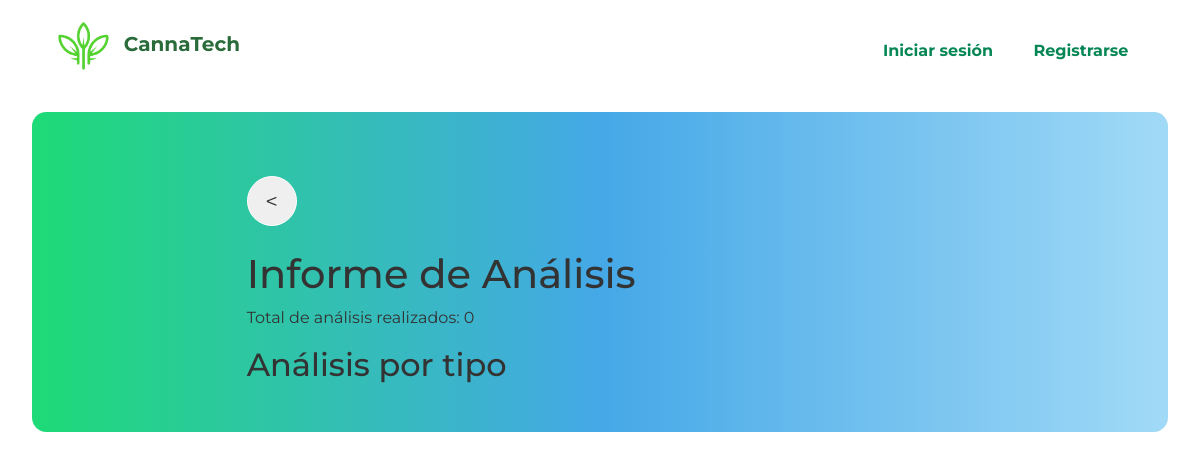
Page /ver-informes/ on the earlier database version.
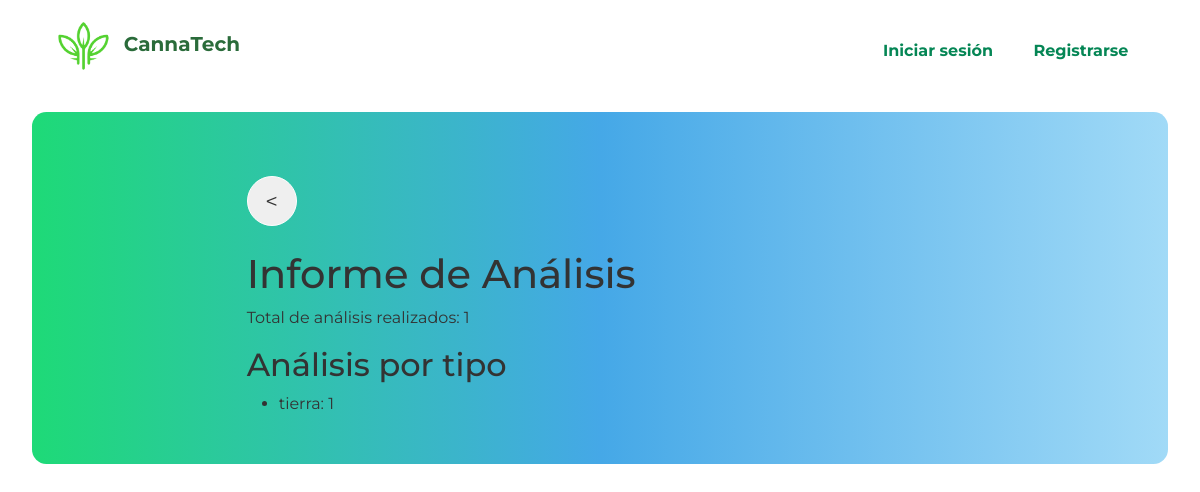
Same page on the later database version.
### core/models.py (models this page shows, shortened)
class TipoAnalisis(models.Model):
    nombre = models.CharField(max_length=100)
    descripcion = models.TextField()
    metodo = models.CharField(max_length=100)

### core/views.py (the view)
# urls.py: path('ver-informes/', views.ver_informes, name='ver_informes'),
def ver_informes(request):
    resultados = ResultadoAnalisis.objects.all()
    analisis_por_tipo = resultados.values('analisis_programado__tipo_analisis__nombre').annotate(conteo=Count('id'))
    informe_datos = {
        'total_analisis': resultados.count(),
        'analisis_por_tipo': analisis_por_tipo
    }
    return render(request, 'core/ver_informes.html', {'informe_datos': informe_datos})

### core/templates/core/ver_informes.html
{% extends 'core/base.html' %}
{% block content %}
<div class="customfor2">
    <div class="row mt-2">
        <div class="col-md-8 offset-md-2">
            <input type="button" class="btn-prev" value="<" onClick="javascript:history.go(-1);">
            <br>
            <h1>Informe de Análisis</h1>
            <p class="description">Total de análisis realizados: {{ informe_datos.total_analisis }}</p>
            <h2>Análisis por tipo</h2>
            <ul>
                {% for analisis in informe_datos.analisis_por_tipo %}
                    <li>{{ analisis.analisis_programado__tipo_analisis__nombre }}: {{ analisis.conteo }}</li>
                {% endfor %}
            </ul>
        </div>
    </div>
</div>
{% endblock %}

Differences in the rows shown:
added TipoAnalisis: analisis_programado__tipo_analisis__nombre "tierra", conteo "1"
Other differences:
{{ informe_datos.total_analisis }}: "0" → "1"
